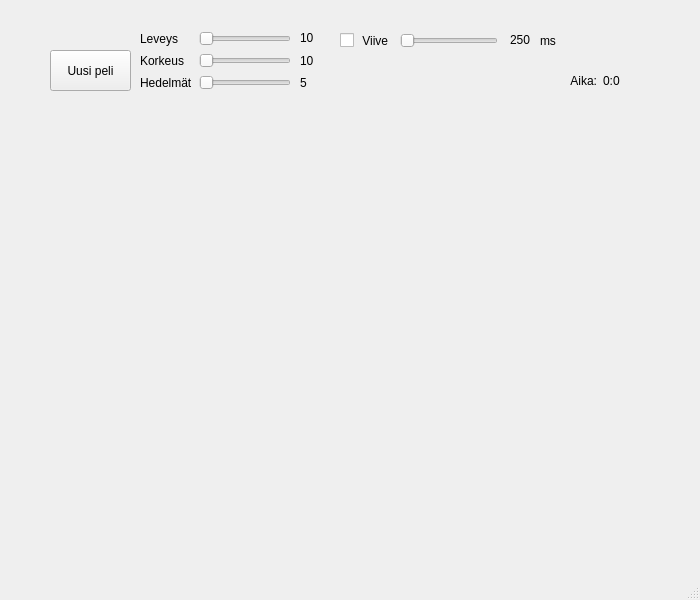
<?xml version="1.0" encoding="UTF-8"?>
<ui version="4.0">
 <class>MainWindow</class>
 <widget class="QMainWindow" name="MainWindow">
  <property name="enabled">
   <bool>true</bool>
  </property>
  <property name="geometry">
   <rect>
    <x>0</x>
    <y>0</y>
    <width>700</width>
    <height>600</height>
   </rect>
  </property>
  <property name="windowTitle">
   <string>MainWindow</string>
  </property>
  <widget class="QWidget" name="centralwidget">
   <widget class="QGraphicsView" name="graphicsView">
    <property name="geometry">
     <rect>
      <x>0</x>
      <y>0</y>
      <width>0</width>
      <height>0</height>
     </rect>
    </property>
   </widget>
   <widget class="QPushButton" name="new_game_btn">
    <property name="geometry">
     <rect>
      <x>50</x>
      <y>50</y>
      <width>81</width>
      <height>41</height>
     </rect>
    </property>
    <property name="text">
     <string>Uusi peli</string>
    </property>
   </widget>
   <widget class="QWidget" name="gridLayoutWidget">
    <property name="geometry">
     <rect>
      <x>140</x>
      <y>30</y>
      <width>151</width>
      <height>61</height>
     </rect>
    </property>
    <layout class="QGridLayout" name="gridLayout">
     <item row="1" column="1">
      <widget class="QSlider" name="horizontal_slider_y">
       <property name="orientation">
        <enum>Qt::Horizontal</enum>
       </property>
      </widget>
     </item>
     <item row="0" column="0">
      <widget class="QLabel" name="label_width">
       <property name="text">
        <string>Leveys</string>
       </property>
      </widget>
     </item>
     <item row="0" column="1">
      <widget class="QSlider" name="horizontal_slider_x">
       <property name="orientation">
        <enum>Qt::Horizontal</enum>
       </property>
      </widget>
     </item>
     <item row="1" column="0">
      <widget class="QLabel" name="label_height">
       <property name="text">
        <string>Korkeus</string>
       </property>
      </widget>
     </item>
     <item row="2" column="1">
      <widget class="QSlider" name="horizontal_slider_fruits">
       <property name="orientation">
        <enum>Qt::Horizontal</enum>
       </property>
      </widget>
     </item>
     <item row="2" column="0">
      <widget class="QLabel" name="label">
       <property name="text">
        <string>Hedelmät</string>
       </property>
      </widget>
     </item>
    </layout>
   </widget>
   <widget class="QWidget" name="gridLayoutWidget_2">
    <property name="geometry">
     <rect>
      <x>300</x>
      <y>30</y>
      <width>21</width>
      <height>61</height>
     </rect>
    </property>
    <layout class="QGridLayout" name="gridLayout_2">
     <item row="1" column="0">
      <widget class="QLabel" name="label_y">
       <property name="text">
        <string>10</string>
       </property>
      </widget>
     </item>
     <item row="0" column="0">
      <widget class="QLabel" name="label_x">
       <property name="text">
        <string>10</string>
       </property>
      </widget>
     </item>
     <item row="2" column="0">
      <widget class="QLabel" name="label_fruits">
       <property name="text">
        <string>5</string>
       </property>
      </widget>
     </item>
    </layout>
   </widget>
   <widget class="QLabel" name="label_delay">
    <property name="geometry">
     <rect>
      <x>510</x>
      <y>30</y>
      <width>71</width>
      <height>20</height>
     </rect>
    </property>
    <property name="text">
     <string>250</string>
    </property>
   </widget>
   <widget class="QLabel" name="ms">
    <property name="geometry">
     <rect>
      <x>540</x>
      <y>30</y>
      <width>47</width>
      <height>21</height>
     </rect>
    </property>
    <property name="text">
     <string>ms</string>
    </property>
   </widget>
   <widget class="QWidget" name="gridLayoutWidget_4">
    <property name="geometry">
     <rect>
      <x>520</x>
      <y>60</y>
      <width>160</width>
      <height>41</height>
     </rect>
    </property>
    <layout class="QGridLayout" name="gridLayout_4">
     <item row="0" column="2">
      <widget class="QLabel" name="label_time">
       <property name="sizePolicy">
        <sizepolicy hsizetype="Preferred" vsizetype="Preferred">
         <horstretch>0</horstretch>
         <verstretch>0</verstretch>
        </sizepolicy>
       </property>
       <property name="text">
        <string>0:0</string>
       </property>
      </widget>
     </item>
     <item row="0" column="1">
      <widget class="QLabel" name="label_time_title">
       <property name="text">
        <string>Aika:</string>
       </property>
       <property name="alignment">
        <set>Qt::AlignRight|Qt::AlignTrailing|Qt::AlignVCenter</set>
       </property>
      </widget>
     </item>
    </layout>
   </widget>
   <widget class="QCheckBox" name="delay_box">
    <property name="geometry">
     <rect>
      <x>340</x>
      <y>30</y>
      <width>50</width>
      <height>21</height>
     </rect>
    </property>
    <property name="text">
     <string> Viive</string>
    </property>
   </widget>
   <widget class="QSlider" name="horizontal_slider_delay">
    <property name="geometry">
     <rect>
      <x>400</x>
      <y>30</y>
      <width>98</width>
      <height>21</height>
     </rect>
    </property>
    <property name="orientation">
     <enum>Qt::Horizontal</enum>
    </property>
   </widget>
  </widget>
  <widget class="QMenuBar" name="menubar">
   <property name="geometry">
    <rect>
     <x>0</x>
     <y>0</y>
     <width>700</width>
     <height>20</height>
    </rect>
   </property>
  </widget>
  <widget class="QStatusBar" name="statusbar"/>
 </widget>
 <resources/>
 <connections/>
</ui>
